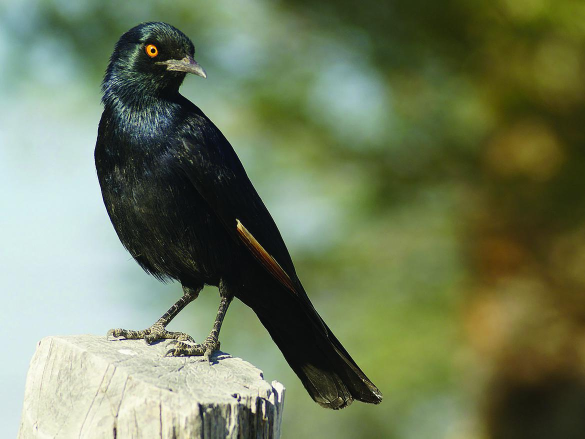
#> input picture classification_project/study/bird.jpg, 1170 x 877 px (shown at 1/2 size)
$ python -i handling_new_image.py   (imports and definitions only)
#> lines starting #> are read from the running program, lines starting #| are printed output that depends on the picture
#> further down, picture is the input picture: shape (877, 1170, 3); mean B, G, R 91.9, 123.8, 112.4
### classification_project/visualization/visualization.py
from sklearn.manifold import TSNE
from sklearn.metrics import confusion_matrix
import seaborn as sns
import numpy as np
import matplotlib.pyplot as plt
from sklearn.metrics import accuracy_score, log_loss, f1_score, roc_curve, auc, precision_recall_curve
from sklearn.preprocessing import label_binarize
from sklearn.metrics import precision_recall_curve, average_precision_score
from sklearn.metrics import accuracy_score, log_loss, f1_score
from sklearn.metrics import roc_curve, auc, roc_auc_score

class Visualization:
    # [61 lines left out: functions TSNE, Pareto, Confusion_matrix, not called in this run]

    def show_downsampled_image(img, new_img):
        #fig, ax = plt.subplots(nrows=1, ncols=2, figsize=(15, 10))
        #ax[0].imshow(img)
        #ax[0].set_title('Original Image')
        #ax[1].imshow(new_img)
        #ax[1].set_title("New Image")
        #plt.show()
        fig, ax = plt.subplots(nrows=1, ncols=2, figsize=(15, 10))
        ax[0].imshow(img)
        ax[0].set_title('Original Image')
        ax[1].imshow(new_img)
        ax[1].set_title("New Image")
        # plt.show()

    # Function to plot the ROC Curve
    # [99 lines left out: functions plot_roc_curve, plot_precision_recall_curve_multi_class, calculate_validation_metrics, plot_convergence_graphs, not called in this run]

### classification_project/utils/handling_new_image.py
import pandas as pd
import numpy as np

from classification_project.utils.add_imgs_cifar_100 import plot_images
from classification_project.visualization.visualization import Visualization
import os
import cv2
import csv
#from classification_project.utils.add_imgs_cifar_100 import plot_images
import matplotlib.pyplot as plt


def down_sampling_gaussian_filter(image):
    origin_img = image
    image = cv2.GaussianBlur(image, (5, 5), 0, 0)
    Visualization.show_downsampled_image(origin_img, image)
    image = cv2.resize(image, (32, 32), fx=3, fy=3)
    return image

class NewImage:


    def __init__(self):
        self.image = None
        self.shape = None
        self.label = None
        self.origin_img = None

    def down_sampling_gaussian_filter(self, image, ksize=5):
        image = cv2.GaussianBlur(image, (ksize, ksize), 0, 0)
        image = cv2.resize(image, (32, 32), fx=3, fy=3)
        return image

    def image_handle(self, image):
        # transform photo's shape to Square
        # If the shape of the image is different from a square
        new_image = image
        shape = image.shape
#> shape = (877, 1170, 3)
        if shape[0] != shape[1]:
            new_shape = min(shape[0], shape[1])
#> new_shape = 877
            cut = int((max(shape[0], shape[1]) - new_shape)/2)
#> cut = 146
            end = int((max(shape[0], shape[1]))-cut)
#> end = 1024
            if shape[0] < shape[1]:
                new_image = image[:, cut:end, :]
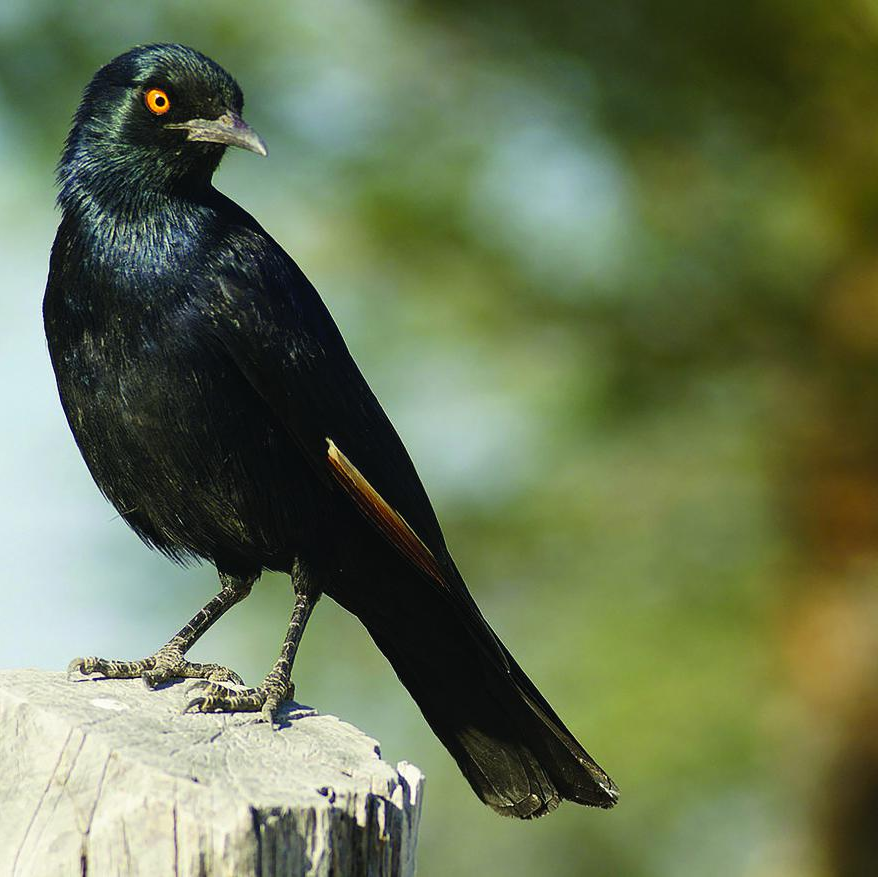
#> new_image: shape (877, 878, 3); mean B, G, R 84, 117.1, 104.7
            else:
                new_image = image[cut:end, :, :]


        # shape = self.new_image.shape
        self.origin_img = new_image
        new_image = down_sampling_gaussian_filter(new_image)
#> in down_sampling_gaussian_filter, `image = cv2.resize(image, (32, 32), fx=3, fy=3)`:
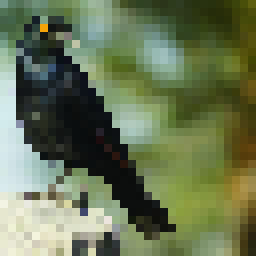
#> image: shape (32, 32, 3) (shown 8 times larger); mean of channels 0, 1, 2 83.6, 116.8, 104.4; drawn as B, G, R
        return new_image

        # shape = new_image.shape
        origin_img = new_image
        new_image = cv2.resize(new_image, (32, 32), fx=3, fy=3)
        return new_image, origin_img


    def add_image_to_csv(self, image, label):
        image = image
        shape = image.shape
        label = label
        new_image, origin_img = self.image_handle(image)
        # change from GBR to RGB
        new_image = cv2.cvtColor(new_image, cv2.COLOR_BGR2RGB)

        self.origin_img = cv2.cvtColor(self.origin_img, cv2.COLOR_BGR2RGB)
        Visualization.show_downsampled_image(self.origin_img, new_image)
        write_to_path = '../../data/processed/cifar-10-100.csv'

        Visualization.show_downsampled_image(origin_img, new_image)
        write_to_path = '../../data/processed/cifar_10_100.csv'

        with open(write_to_path, 'a', newline='') as file:
            writer = csv.writer(file)
            # write the image to csv
            img_row = new_image.transpose(2, 0, 1).reshape(1, -1)
            df = pd.DataFrame(img_row)
            df.insert(0, 'is_train', 1)
            df.insert(1, 'label', label)
            writer.writerows(df.values)

    def test_new_images(self):
        df = pd.read_csv('../../data/processed/cifar-10-100.csv')
        last_img = df.iloc[-1, :][2:].values.reshape(3, 32, 32).transpose(1, 2, 0)
        plt.imshow(last_img)
        plt.show()


    def test_new_images(self):
        df = pd.read_csv('../../data/processed/cifar_10_100.csv')
        last_imgs = df.iloc[-9, :][2:].values.reshape(3, 32, 32).transpose(1, 2, 0)
        plot_images(last_imgs)

>>> import cv2
>>> picture = cv2.imread('../study/bird.jpg')
>>> result = NewImage().image_handle(picture)
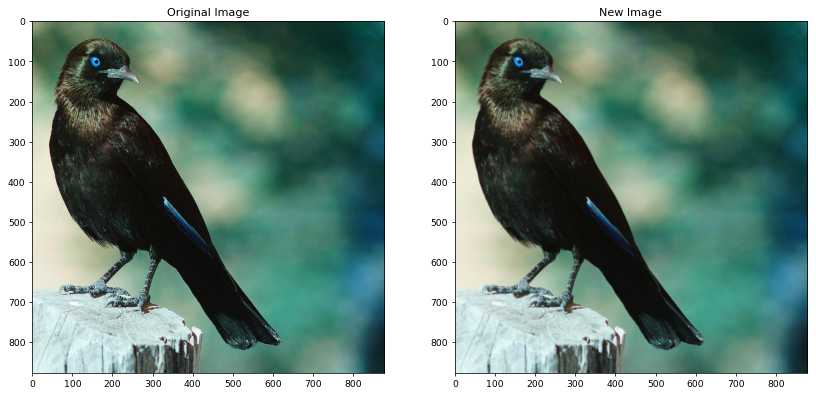
#> figure drawn by matplotlib, 2 panels; B, G, R data is drawn as R, G, B
